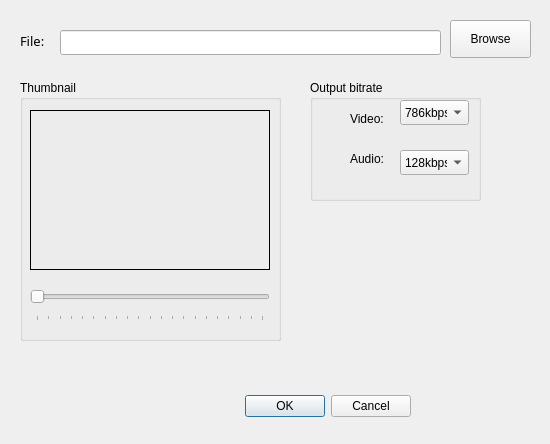
<ui version="4.0" >
 <author></author>
 <comment></comment>
 <exportmacro></exportmacro>
 <class>TranscodeDialog</class>
 <widget class="QDialog" name="TranscodeDialog" >
  <property name="geometry" >
   <rect>
    <x>0</x>
    <y>0</y>
    <width>550</width>
    <height>444</height>
   </rect>
  </property>
  <property name="windowTitle" >
   <string>Transcode file</string>
  </property>
  <widget class="QWidget" name="layoutWidget" >
   <property name="geometry" >
    <rect>
     <x>60</x>
     <y>390</y>
     <width>351</width>
     <height>33</height>
    </rect>
   </property>
   <layout class="QHBoxLayout" >
    <property name="margin" >
     <number>0</number>
    </property>
    <property name="spacing" >
     <number>6</number>
    </property>
    <item>
     <spacer>
      <property name="orientation" >
       <enum>Qt::Horizontal</enum>
      </property>
      <property name="sizeHint" >
       <size>
        <width>131</width>
        <height>31</height>
       </size>
      </property>
     </spacer>
    </item>
    <item>
     <widget class="QPushButton" name="okButton" >
      <property name="text" >
       <string>OK</string>
      </property>
     </widget>
    </item>
    <item>
     <widget class="QPushButton" name="cancelButton" >
      <property name="text" >
       <string>Cancel</string>
      </property>
     </widget>
    </item>
   </layout>
  </widget>
  <widget class="QGroupBox" name="groupBox_2" >
   <property name="geometry" >
    <rect>
     <x>20</x>
     <y>80</y>
     <width>261</width>
     <height>261</height>
    </rect>
   </property>
   <property name="title" >
    <string>Thumbnail</string>
   </property>
   <widget class="QLabel" name="thumbnailLabel" >
    <property name="geometry" >
     <rect>
      <x>10</x>
      <y>30</y>
      <width>240</width>
      <height>160</height>
     </rect>
    </property>
    <property name="sizePolicy" >
     <sizepolicy>
      <hsizetype>5</hsizetype>
      <vsizetype>0</vsizetype>
      <horstretch>0</horstretch>
      <verstretch>0</verstretch>
     </sizepolicy>
    </property>
    <property name="frameShape" >
     <enum>QFrame::Panel</enum>
    </property>
    <property name="text" >
     <string/>
    </property>
    <property name="pixmap" >
     <pixmap resource="pspmovie.qrc" >:/images/sonypsp.png</pixmap>
    </property>
   </widget>
   <widget class="QSlider" name="thumbnailSlider" >
    <property name="geometry" >
     <rect>
      <x>10</x>
      <y>200</y>
      <width>240</width>
      <height>41</height>
     </rect>
    </property>
    <property name="maximum" >
     <number>9999</number>
    </property>
    <property name="orientation" >
     <enum>Qt::Horizontal</enum>
    </property>
    <property name="invertedAppearance" >
     <bool>false</bool>
    </property>
    <property name="invertedControls" >
     <bool>false</bool>
    </property>
    <property name="tickPosition" >
     <enum>QSlider::TicksBelow</enum>
    </property>
    <property name="tickInterval" >
     <number>500</number>
    </property>
   </widget>
  </widget>
  <widget class="QGroupBox" name="groupBox" >
   <property name="geometry" >
    <rect>
     <x>310</x>
     <y>80</y>
     <width>171</width>
     <height>121</height>
    </rect>
   </property>
   <property name="title" >
    <string>Output bitrate</string>
   </property>
   <widget class="QLabel" name="label_2" >
    <property name="geometry" >
     <rect>
      <x>40</x>
      <y>30</y>
      <width>54</width>
      <height>17</height>
     </rect>
    </property>
    <property name="text" >
     <string>Video:</string>
    </property>
   </widget>
   <widget class="QLabel" name="label_3" >
    <property name="geometry" >
     <rect>
      <x>40</x>
      <y>70</y>
      <width>54</width>
      <height>17</height>
     </rect>
    </property>
    <property name="text" >
     <string>Audio:</string>
    </property>
   </widget>
   <widget class="QComboBox" name="VideoBitrateSel" >
    <property name="geometry" >
     <rect>
      <x>90</x>
      <y>20</y>
      <width>69</width>
      <height>25</height>
     </rect>
    </property>
    <item>
     <property name="text" >
      <string>786kbps</string>
     </property>
    </item>
    <item>
     <property name="text" >
      <string>384kbps</string>
     </property>
    </item>
    <item>
     <property name="text" >
      <string>256kbps</string>
     </property>
    </item>
   </widget>
   <widget class="QComboBox" name="AudioBitrateSel" >
    <property name="geometry" >
     <rect>
      <x>90</x>
      <y>70</y>
      <width>69</width>
      <height>25</height>
     </rect>
    </property>
    <item>
     <property name="text" >
      <string>128kbps</string>
     </property>
    </item>
    <item>
     <property name="text" >
      <string>96kbps</string>
     </property>
    </item>
    <item>
     <property name="text" >
      <string>64kbps</string>
     </property>
    </item>
   </widget>
  </widget>
  <widget class="QLabel" name="label" >
   <property name="geometry" >
    <rect>
     <x>20</x>
     <y>30</y>
     <width>31</width>
     <height>21</height>
    </rect>
   </property>
   <property name="font" >
    <font>
     <family>Sans Serif</family>
     <pointsize>10</pointsize>
     <weight>50</weight>
     <italic>false</italic>
     <bold>false</bold>
     <underline>false</underline>
     <strikeout>false</strikeout>
    </font>
   </property>
   <property name="text" >
    <string>File:</string>
   </property>
  </widget>
  <widget class="QPushButton" name="browseButton" >
   <property name="geometry" >
    <rect>
     <x>450</x>
     <y>20</y>
     <width>81</width>
     <height>38</height>
    </rect>
   </property>
   <property name="text" >
    <string>Browse</string>
   </property>
   <property name="icon" >
    <iconset resource="pspmovie.qrc" >:/images/stock_open.png</iconset>
   </property>
  </widget>
  <widget class="QLineEdit" name="filenameEdit" >
   <property name="geometry" >
    <rect>
     <x>60</x>
     <y>30</y>
     <width>381</width>
     <height>25</height>
    </rect>
   </property>
  </widget>
 </widget>
 <pixmapfunction></pixmapfunction>
 <resources>
  <include location="pspmovie.qrc" />
 </resources>
 <connections>
  <connection>
   <sender>okButton</sender>
   <signal>clicked()</signal>
   <receiver>TranscodeDialog</receiver>
   <slot>accept()</slot>
   <hints>
    <hint type="sourcelabel" >
     <x>378</x>
     <y>391</y>
    </hint>
    <hint type="destinationlabel" >
     <x>96</x>
     <y>254</y>
    </hint>
   </hints>
  </connection>
  <connection>
   <sender>cancelButton</sender>
   <signal>clicked()</signal>
   <receiver>TranscodeDialog</receiver>
   <slot>reject()</slot>
   <hints>
    <hint type="sourcelabel" >
     <x>459</x>
     <y>391</y>
    </hint>
    <hint type="destinationlabel" >
     <x>179</x>
     <y>282</y>
    </hint>
   </hints>
  </connection>
 </connections>
</ui>
